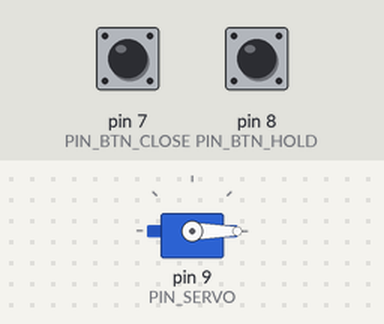
The sketch below on a simulated Arduino Uno, built with avr-gcc and run on an emulated ATmega328P. On the bench: servo. The test bench sets the inputs (shaded band); at power-on: pin 7 (PIN_BTN_CLOSE) HIGH, pin 8 (PIN_BTN_HOLD) HIGH.

Above: at 1.2 s.
1.3 s: pin 7 (PIN_BTN_CLOSE) pulled LOW for 1 s
At 2.05 s:
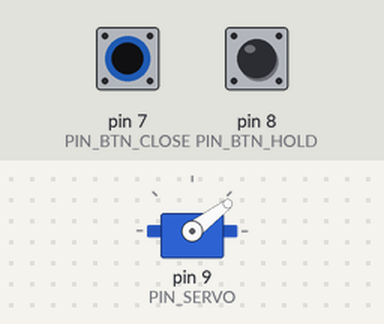
4.6 s: pin 7 (PIN_BTN_CLOSE) pulled LOW for 3.2 s
At 6.26 s:
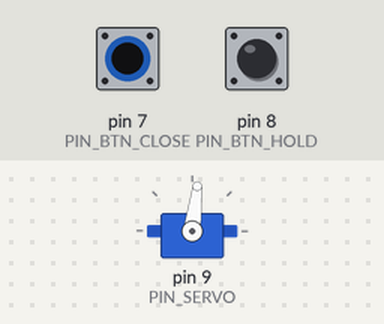
9.3 s: pin 8 (PIN_BTN_HOLD) pulled LOW for 0.15 s
10.9 s: pin 7 (PIN_BTN_CLOSE) pulled LOW for 3.2 s
At 13.4 s:
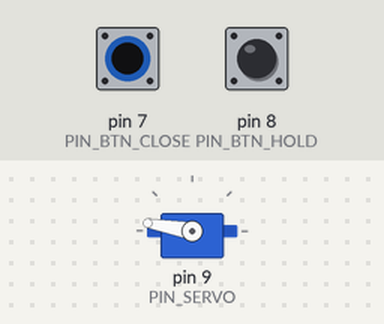
15.6 s: pin 8 (PIN_BTN_HOLD) pulled LOW for 1 s
At 15.9 s:
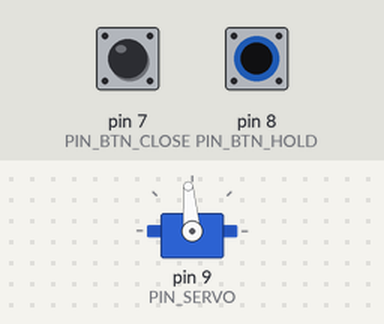
Timing chart, 0 to 18.6 s (numbered marks = the images above; inputs shaded):
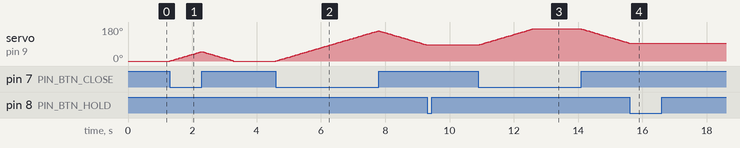

Measured:
- after the input at 1.3 s, servo on pin 9 (PIN_SERVO): rises from 0° to 50° in 0.98 s, then falls to 0° in 1.0 s
- after the input at 4.6 s, servo on pin 9 (PIN_SERVO): rises from 0° to 160° in 3.2 s, then falls to 85° in 1.5 s
- after the input at 9.3 s, servo on pin 9 (PIN_SERVO): stays 85° (without the input it goes to 83° after 0.02 s)
- after the input at 10.9 s, servo on pin 9 (PIN_SERVO): rises from 85° to 170° in 1.7 s, then falls to 95° in 3.0 s
- after the input at 15.6 s, servo on pin 9 (PIN_SERVO): stays 95° (without the input it goes to 94° after 0.00 s)

The sketch:

servo_button.ino
```cpp
#include <Servo.h>

Servo myServo;

// ─── PINS ────────────────────────────────────────────────────────────────────
const int PIN_SERVO      = 9;
const int PIN_BTN_CLOSE  = 7;   // Hold to close gripper / release to return
const int PIN_BTN_HOLD   = 8;   // Press to save current angle as return target

// ─── MOVEMENT TUNING ─────────────────────────────────────────────────────────
const int   SERVO_MIN       = 0;    // degrees — fully open
const int   SERVO_MAX       = 170;  // degrees — max close (stay off hard limit)
const int   STEP_DEG        = 1;    // degrees moved per tick
const int   STEP_INTERVAL   = 20;   // ms per step → 1°/20ms as requested

// ─── STATE ───────────────────────────────────────────────────────────────────
int      currentAngle  = SERVO_MIN;  // live servo position
int      returnTarget  = SERVO_MIN;  // angle Button 2 saves; servo returns here on release

uint32_t lastStep      = 0;          // millis() timestamp of last movement tick

// Button 2 debounce
bool     lastBtn2State = HIGH;

void setup() {
  myServo.attach(PIN_SERVO);
  myServo.write(currentAngle);

  // INPUT_PULLUP: buttons connect pin to GND when pressed (no external resistor needed)
  pinMode(PIN_BTN_CLOSE, INPUT_PULLUP);
  pinMode(PIN_BTN_HOLD,  INPUT_PULLUP);
}

void loop() {
  uint32_t now = millis();

  // ── Button 2: save current angle as return target (on press edge only) ─────
  bool btn2State = digitalRead(PIN_BTN_HOLD);
  if (btn2State == LOW && lastBtn2State == HIGH) {
    // Falling edge = button just pressed → snapshot current position
    returnTarget = currentAngle;
  }
  lastBtn2State = btn2State;

  // ── Movement tick (runs at STEP_INTERVAL regardless of which direction) ────
  if (now - lastStep < STEP_INTERVAL) return;
  lastStep = now;

  bool closing = (digitalRead(PIN_BTN_CLOSE) == LOW);  // LOW = pressed

  if (closing) {
    // Button 1 held: move toward SERVO_MAX one step at a time
    if (currentAngle < SERVO_MAX) {
      currentAngle++;
      myServo.write(currentAngle);
    }
  } else {
    // Button 1 released: gradually return to returnTarget at the same speed
    if (currentAngle > returnTarget) {
      currentAngle--;
      myServo.write(currentAngle);
    } else if (currentAngle < returnTarget) {
      currentAngle++;
      myServo.write(currentAngle);
    }
    // If currentAngle == returnTarget: servo is already at rest, no write needed
  }
}
```
